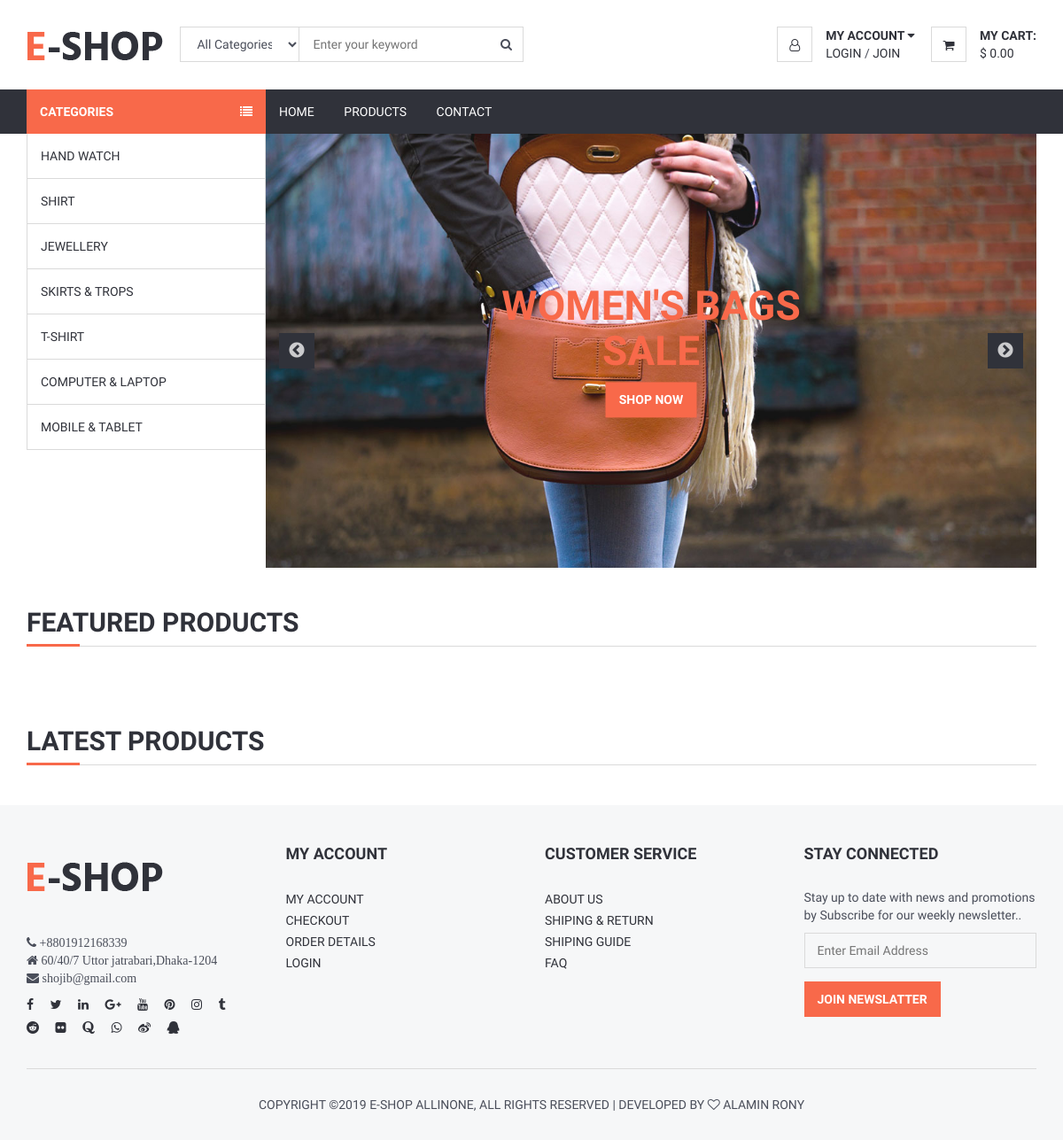
The page / on the database its author committed.
### tables this page shows
CREATE TABLE `tbl_category` (
  `catId` int(11) NOT NULL,
  `catName` varchar(255) NOT NULL
);

CREATE TABLE `tbl_slider` (
  `id` int(11) NOT NULL,
  `title` varchar(255) NOT NULL,
  `image` varchar(255) NOT NULL
);

CREATE TABLE `tbl_social` (
  `id` int(11) NOT NULL,
  `facebook` varchar(255) NOT NULL,
  `twitter` varchar(255) NOT NULL,
  `linkdin` varchar(255) NOT NULL,
  `google` varchar(255) NOT NULL,
  `youtube` varchar(255) NOT NULL,
  `pinterest` varchar(255) NOT NULL,
  `instagram` varchar(255) NOT NULL,
  `tumblr` varchar(255) NOT NULL,
  `reddit` varchar(255) NOT NULL,
  `flickr` varchar(255) NOT NULL,
  `quora` varchar(255) NOT NULL,
  `whatsapp` varchar(255) NOT NULL,
  `weibo` varchar(255) NOT NULL,
  `qzone` varchar(255) NOT NULL
);

CREATE TABLE `tbl_page` (
  `id` int(11) NOT NULL,
  `page_name` varchar(255) NOT NULL,
  `page_content` text NOT NULL,
  `description` text NOT NULL,
  `keywords` text NOT NULL
);

### lib/Session.php (called while the page is built, shortened)
<?php
class Session{
 public static function get($key){
  if (isset($_SESSION[$key])) {
   return $_SESSION[$key];
  } else {
   return false;
  }
 }
}
?>

### classess/Category.php (called while the page is built, shortened)
<?php
   $filepath = realpath(dirname(__FILE__));
    include_once ($filepath.'/../lib/Database.php');
?>
<?php
  class Category{
           private $db;
	public function __construct(){
		$this->db=new Database();
	}
    public function getAllCat(){
        $query =  "SELECT * FROM tbl_category ORDER BY catId DESC";
        $result = $this->db->select($query);
        return $result;
        }
  }
?>

### lib/Database.php (called while the page is built, shortened)
<?php
Class Database{
 public $host   = DB_HOST;
 public $user   = DB_USER;
 public $pass   = DB_PASS;
 public $dbname = DB_NAME;
 public $link;
private function connectDB(){
 $this->link = new mysqli($this->host, $this->user, $this->pass, $this->dbname);
 }
public function select($query){
  $result = $this->link->query($query) or die($this->link->error.__LINE__);
  if($result->num_rows > 0){
    return $result;
  } else {
    return false;
  }
 }
}

### classess/Slider.php (called while the page is built, shortened)
<?php
   $filepath = realpath(dirname(__FILE__));
    include_once ($filepath.'/../lib/Database.php');
?>
<?php
class Slider{
	 	private $db;
		public function __construct(){
			$this->db=new Database();
	}
     public function ALLSliderFont(){
    	$query ="SELECT * FROM tbl_slider ORDER BY id ASC LIMIT 4";
    	$result= $this->db->select($query);
    	return $result;
    }
}

### classess/Page.php (called while the page is built, shortened)
<?php
   $filepath = realpath(dirname(__FILE__));
    include_once ($filepath.'/../lib/Database.php');
?>
<?php
class Page{
	 	private $db;
		public function __construct(){
			$this->db=new Database();
	}
		public function getPage(){
			$query = "SELECT * FROM tbl_page";
			$result = $this->db->select($query);
			return $result;
		}
      public function socialmedia(){
      	$query = "SELECT * FROM tbl_social WHERE id='1' ";
      	$result = $this->db->select($query);
      	return $result;
      }
}
?>

### inc/slider.php (the view)
<div id="home">
	<div class="container">
		<div class="home-wrap">
			<div id="home-slick">
				<?php
				   $allslider=  $sl->ALLSliderFont();
				    if($allslider){
				    	while($result = $allslider->fetch_assoc()){
				?>
				<div class="banner banner-1">
					<img src="admin/<?php echo $result['image']?>" alt="">
					<div class="banner-caption text-center">
						<h1 class="primary-color"><?php echo $result['title']?></h1>
						<a href="products.php" class="primary-btn">Shop Now</a>
					</div>
				</div>
			<?php }}?>
			</div>
		</div>
	</div>
</div>

### inc/header.php (shortened to what this page needs)
<?php
include 'lib/Session.php';
    include 'lib/Database.php';
    $cat= new Category();
    $pg  = new Page();
    $sl  = new Slider();
?>
<!DOCTYPE html>
<html lang="en">
   <head>
      <link type="text/css" rel="stylesheet" href="css/bootstrap.min.css" />
      <link type="text/css" rel="stylesheet" href="css/slick.css" />
      <link type="text/css" rel="stylesheet" href="css/slick-theme.css" />
      <link type="text/css" rel="stylesheet" href="css/nouislider.min.css" />
      <link rel="stylesheet" href="css/font-awesome.min.css">
      <link type="text/css" rel="stylesheet" href="css/style.css" />
      <link href = "css/jquery-ui.css" rel = "stylesheet">
   </head>
   <body onload="myFunction()">
      <header>
         <div id="header">
            <div class="container">
               <div class="pull-left">
                  <div class="header-logo">
                     <a class="logo" href="index.php">
                     <img src="./img/logo.png" alt="">
                     </a>
                  </div>
                   <?php
                    $path = $_SERVER['SCRIPT_FILENAME'];
                     $currentPage = basename($path, '.php');
                 ?>
                 <?php
                    if($currentPage == 'products'){ ?>
                      <div class="header-search">
                     <form>
                        <input class="input search-input" type="text" id="livesearch" placeholder="Enter your keyword">
                        <select class="input search-categories">
                           <option value="0">All Categories</option>
                        </select>
                        <button class="search-btn" disabled><i class="fa fa-search"></i></button>
                     </form>
                  </div>
                  <?php }else{?>
                     <div class="header-search">
                     <form action="search.php" method="GET">
                        <input class="input search-input" type="text" name="search" placeholder="Enter your keyword">
                        <select class="input search-categories">
                           <option value="0">All Categories</option>
                        </select>
                        <button class="search-btn" type="submit" name="submit"><i class="fa fa-search"></i></button>
                     </form>
                  </div>
                  <?php }?>
               </div>
               <div class="pull-right">
                  <ul class="header-btns">
                     <li class="header-account dropdown default-dropdown">
                        <div class="dropdown-toggle" role="button" data-toggle="dropdown" aria-expanded="true">
                           <div class="header-btns-icon">
                              <i class="fa fa-user-o"></i>
                           </div>
                           <strong class="text-uppercase">My Account <i class="fa fa-caret-down"></i></strong>
                        </div>
                        <?php
                        $login = Session::get("cmrLogin");
                            if ($login == false) {?>
                             <a href="login.php" class="text-uppercase">Login</a>
                              / <a href="login.php" class="text-uppercase">Join</a>
                            <?php }
                             else{?>
                               <a href="?cmrId=<?php Session::get('cmrId');?>" class="text-uppercase"></i> Logout</a>
                        <?php }?>
                     </li>
                     <li class="header-cart dropdown default-dropdown">
                        <a class="dropdown-toggle" data-toggle="dropdown" aria-expanded="true" id="cart-popover"  data-placement="bottom" title="Shopping Cart">
                           <div class="header-btns-icon">
                              <i class="fa fa-shopping-cart"></i>
                           </div>
                           <strong class="text-uppercase">My Cart:</strong>
                           <br>
                           <span class="total_price">$ 0.00</span>
                        </a>
                     </li>
                  </ul>
               </div>
            </div>
         </div>
      </header>
      <div id="navigation">
         <div class="container">
            <div id="responsive-nav">
                 <?php
                 if ($currentPage == 'index'){ ?>
                  <div class="category-nav">
                <?php } else{?>
                  <div class="category-nav show-on-click ">
                <?php }?>
                  <span class="category-header">Categories <i class="fa fa-list"></i></span>
                  <ul class="category-list">
                      <?php
                         $getCat = $cat->getAllCat();
                         if($getCat){
                           while($result =$getCat->fetch_assoc()){
                      ?>
                     <li><a href="category-product.php?catid=<?php echo $result['catId'];?>"><?php echo $result['catName']?></a></li>
                     <?php }}?>
                  </ul>
               </div>
               <div class="menu-nav">
                  <ul class="menu-list">
                     <li><a href="index.php">Home</a></li>
                     <li><a href="products.php">Products</a></li>
                     <li><a href="contact.php">Contact</a></li>
                  </ul>
               </div>
            </div>
         </div>
      </div>

### index.php (shortened to what this page needs)
<?php include 'inc/header.php'?>
<?php include 'inc/slider.php'?>
	<div class="section">
		<div class="container">
			<div class="row">
				<div class="col-md-12">
					<div class="section-title">
						<h2 class="title">Featured Products</h2>
					</div>
				</div>
			</div>
		</div>
	</div>
	<div class="section">
		<div class="container">
			<div class="row">
				<div class="col-md-12">
					<div class="section-title">
						<h2 class="title">Latest Products</h2>
					</div>
				</div>
			</div>
		</div>
	</div>
<?php include'inc/footer.php'?>

### inc/footer.php (shortened to what this page needs)
	<footer id="footer" class="section section-grey">
		<div class="container">
			<div class="row">
				<div class="col-md-3 col-sm-6 col-xs-6">
					<div class="footer">
						<div class="footer-logo">
							<a class="logo" href="#">
		            <img src="./img/logo.png" alt="">
		          </a>
						</div>
						<p><i class="fa fa-phone"> +8801912168339</i><br><i class="fa fa-home"> 60/40/7 Uttor jatrabari,Dhaka-1204</i><br><i class="fa fa-envelope"> shojib@gmail.com</i><br></p>
						 <?php
                          $getAllSocialMedia = $pg->socialmedia();
                           if ($getAllSocialMedia) {
                              while ($result = $getAllSocialMedia->fetch_assoc()) {
                           ?>
						<ul class="footer-social">
							<li><a href="<?php echo urldecode($result['facebook']);?>"><i class="fa fa-facebook"></i></a></li>
							<li><a href="<?php echo urldecode($result['twitter']);?>"><i class="fa fa-twitter"></i></a></li>
							<li><a href="<?php echo urldecode($result['linkdin']);?>"><i class="fa fa-linkedin"></i></a></li>
							<li><a href="<?php echo urldecode($result['google']);?>"><i class="fa fa-google-plus"></i></a></li>
							<li><a href="<?php echo urldecode($result['youtube']);?>"><i class="fa fa-youtube"></i></a></li>
							<li><a href="<?php echo urldecode($result['pinterest']);?>"><i class="fa fa-pinterest"></i></a></li>
							<li><a href="<?php echo urldecode($result['instagram']);?>"><i class="fa fa-instagram"></i></a></li>
							<li><a href="<?php echo urldecode($result['tumblr']);?>"><i class="fa fa-tumblr"></i></a></li>
							<li><a href="<?php echo urldecode($result['reddit']);?>"><i class="fa fa-reddit"></i></a></li>
							<li><a href="<?php echo urldecode($result['flickr']);?>"><i class="fa fa-flickr"></i></a></li>
							<li><a href="<?php echo urldecode($result['quora']);?>"><i class="fa fa-quora"></i></a></li>
							<li><a href="<?php echo urldecode($result['whatsapp']);?>"><i class="fa fa-whatsapp"></i></a></li>
							<li><a href="<?php echo urldecode($result['weibo']);?>"><i class="fa fa-weibo"></i></a></li>
							<li><a href="<?php echo urldecode($result['qzone']);?>"><i class="fa fa-qq"></i></a></li>
						</ul>
					<?php }}?>
					</div>
				</div>
				<div class="col-md-3 col-sm-6 col-xs-6">
					<div class="footer">
						<h3 class="footer-header">My Account</h3>
						<ul class="list-links">
							<li><a href="my-account.php">My Account</a></li>
							<li><a href="checkout.php">Checkout</a></li>
							<li><a href="order-details.php">Order Details</a></li>
							<li><a href="login.php">Login</a></li>
						</ul>
					</div>
				</div>
				<div class="col-md-3 col-sm-6 col-xs-6">
					<div class="footer">
						<h3 class="footer-header">Customer Service</h3>
						<ul class="list-links">
							<?php
                                   $getPage =$pg->getPage();
                                   if ($getPage) {
                                       while ($result =$getPage->fetch_assoc()) {
                                ?>
                                <li><a href="page.php?pageid=<?php echo $result['id'];?>"><?php echo $result['page_name'];?></a></li>
							<?php }}?>
						</ul>
					</div>
				</div>
				<div class="col-md-3 col-sm-6 col-xs-6">
					<div class="footer">
						<h3 class="footer-header">Stay Connected</h3>
						<p>Stay up to date with news and promotions by Subscribe for our weekly newsletter..</p>
						<form>
							<div class="form-group">
								<input class="input" placeholder="Enter Email Address">
							</div>
							<button class="primary-btn">Join Newslatter</button>
						</form>
					</div>
				</div>
			</div>
			<hr>
			<div class="row">
				<div class="col-md-8 col-md-offset-2 text-center">
					<div class="footer-copyright">
						Copyright &copy;<script>document.write(new Date().getFullYear());</script> E-shop Allinone, All rights reserved | Developed by <i class="fa fa-heart-o" aria-hidden="true"></i> alamin rony <a href="#" target="_blank"></a>
					</div>
				</div>
			</div>
		</div>
	</footer>
</body>
</html>

### rows shown on the page
tbl_category: catName "HAND WATCH"
tbl_category: catName "SHIRT"
tbl_category: catName "JEWELLERY"
tbl_category: catName "SKIRTS & TROPS"
tbl_category: catName "T-SHIRT"
tbl_category: catName "COMPUTER & LAPTOP"
tbl_category: catName "MOBILE & TABLET"
tbl_slider: image (picture), title "WOMEN'S BAGS SALE"
tbl_page: page_name "ABOUT US"
tbl_page: page_name "SHIPING & RETURN"
tbl_page: page_name "SHIPING GUIDE"
tbl_page: page_name "FAQ"
